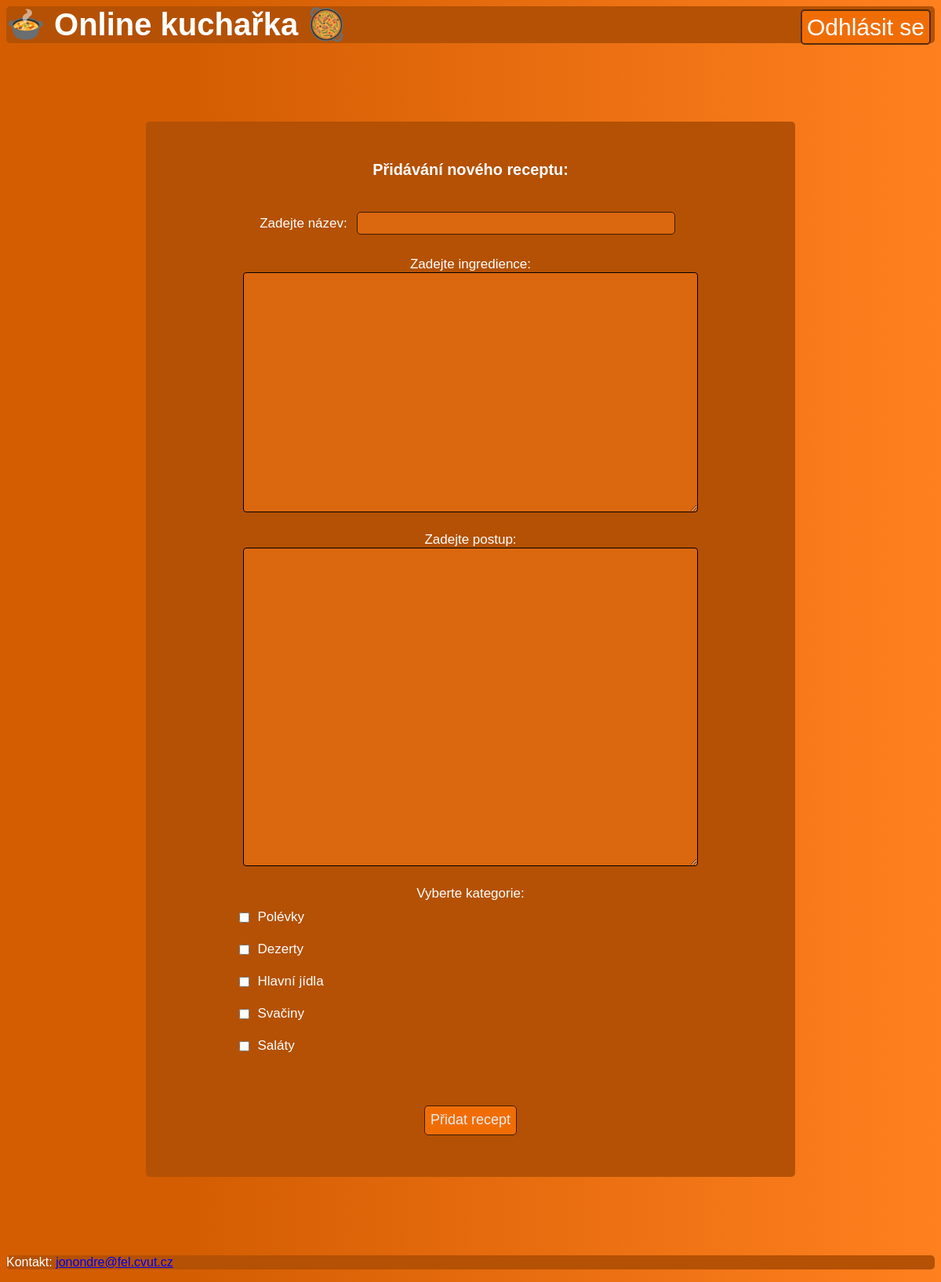
Screenshot of /main/tvorba_receptu.php (signed in) with the database file from the repository.
### tables this page shows
CREATE TABLE `categories` (
  `id` int(11) NOT NULL,
  `name` varchar(50) NOT NULL,
  `icon` varchar(10) NOT NULL
);

### main/categories.php (the view, shortened to what this page needs)
<?php
function getAllCategories(){
    $conn = connectDB();
    $sql = "SELECT id, name, icon FROM categories";
    $result = $conn->query($sql);
    if ($result->num_rows > 0) {
        return $result;
    }
    else{
        return false;
    }
}
function createCategoryCheckboxes(){
    $all_categories = getAllCategories();
    if($all_categories != false){
        while($row = $all_categories->fetch_assoc()) {
            echo '<label class="checkbox-label"><input type="checkbox" name="categories[]" value="' . $row["id"] . '">';
            echo $row["name"] . '</label>';
        }
    }
}
?>

### main/style.css (style rules this page uses)
body { background: linear-gradient(90deg, #d45d02 20%, #ff801f); color: white; font-family: sans-serif; }
input { margin: 8px; background-color: #db670e; color: rgb(236, 236, 236); border: 1px solid #391d07; border-radius: 5px; height: 25px; font-size: 16px; }
::placeholder { color: rgba(236, 236, 236, 0.6); }
.checkbox-label { display: flex; align-items: center; gap: 2px; }

### rows the page displays
categories: name "Polévky"
categories: name "Dezerty"
categories: name "Hlavní jídla"
categories: name "Svačiny"
categories: name "Saláty"
